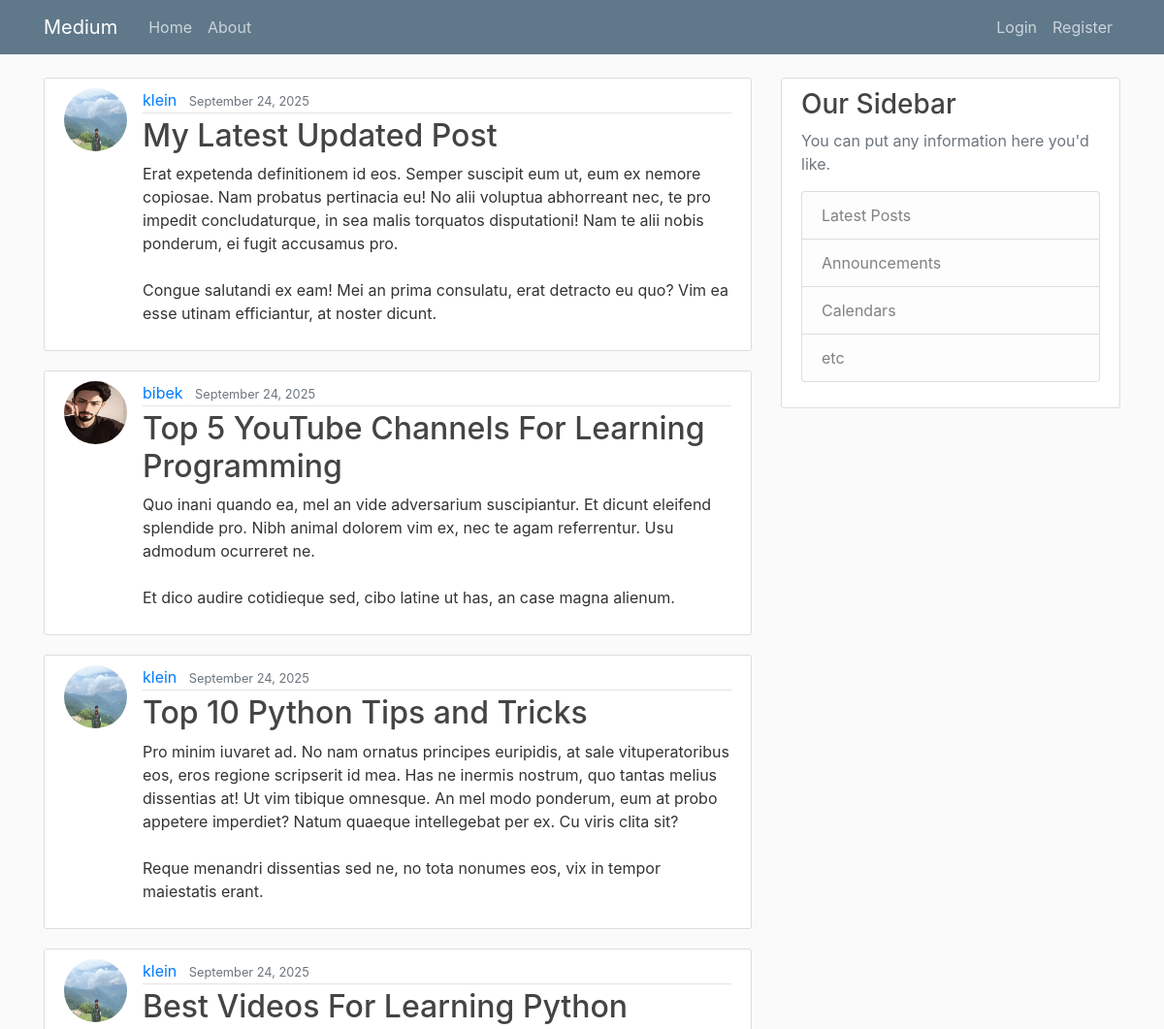
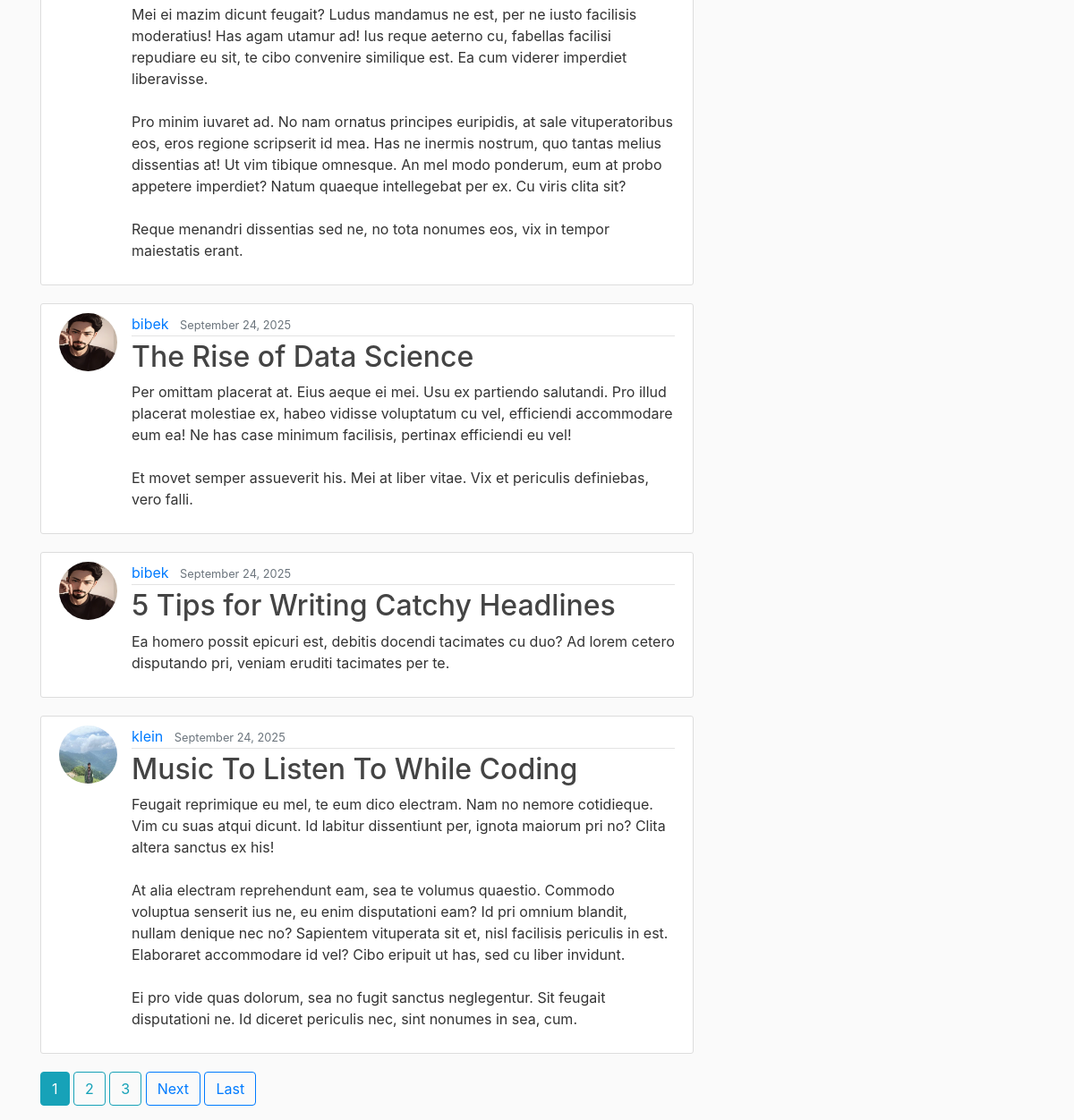
The app's page /, older data (2 pictures, top to bottom).
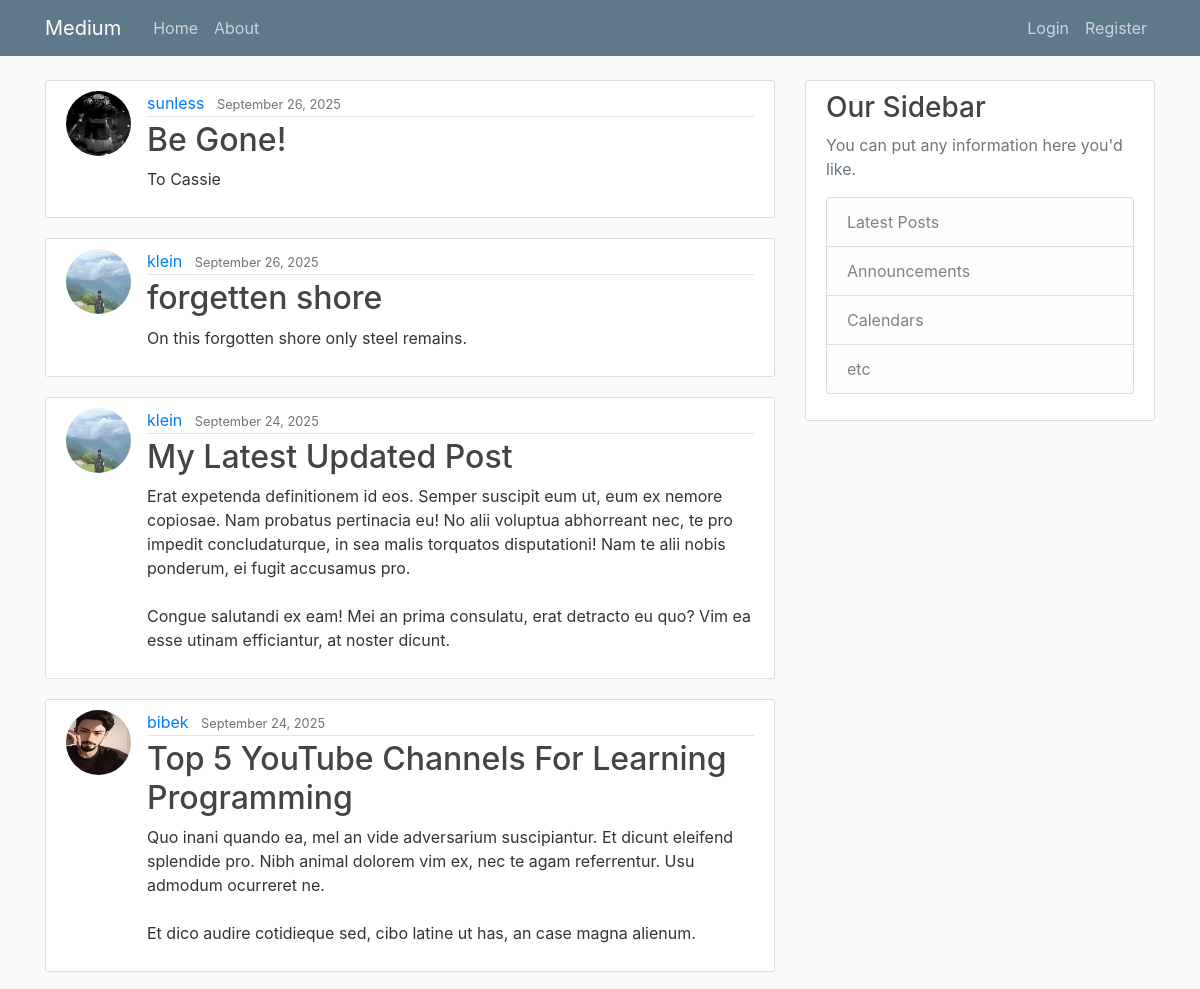
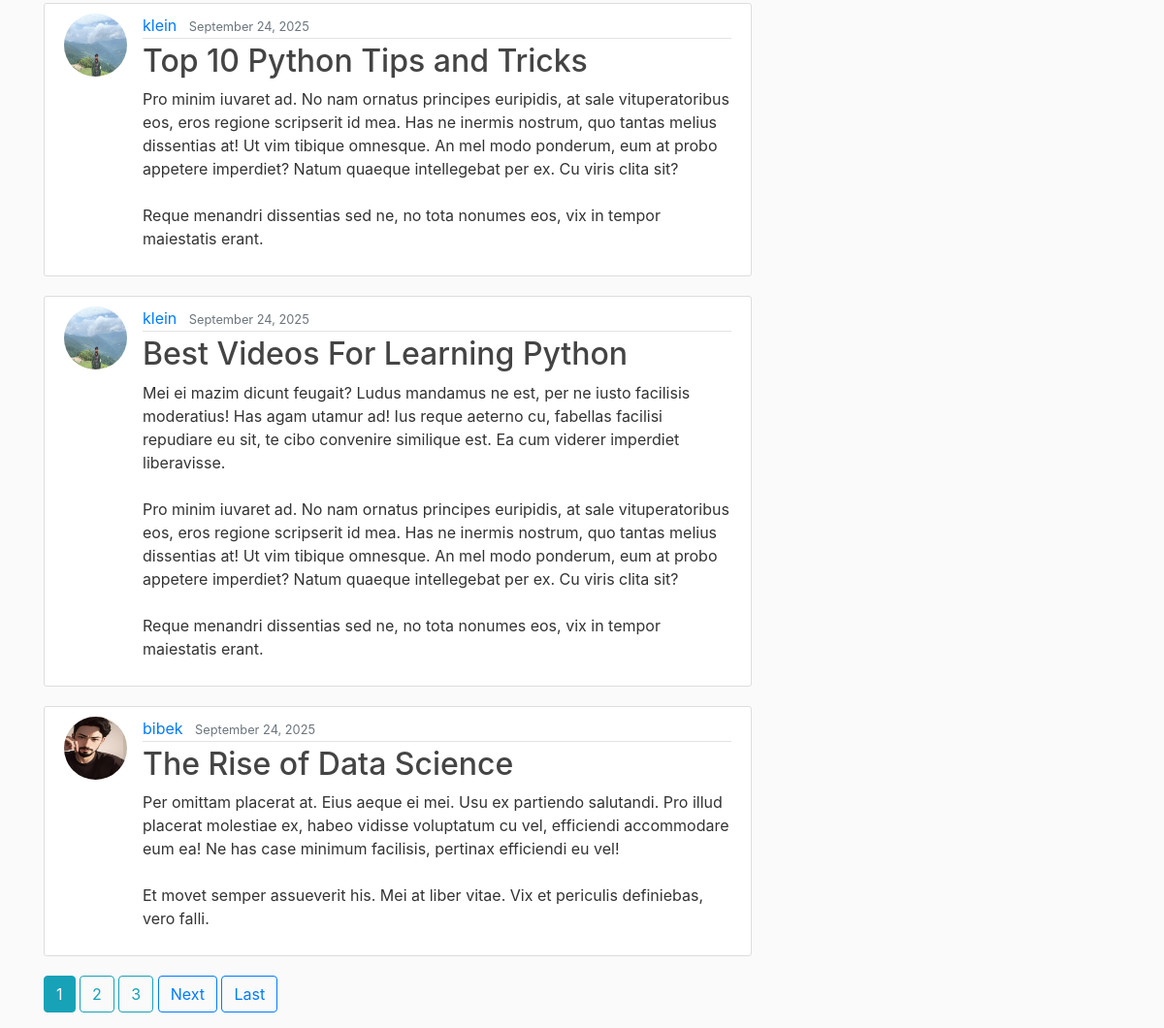
The same page, newer data (2 pictures, top to bottom).
### blog/models.py (models this page shows, shortened)
class Post(models.Model):
    title = models.CharField(max_length=100)
    content = models.TextField()
    date_posted = models.DateTimeField(default=timezone.now)
    author = models.ForeignKey(User, on_delete=models.CASCADE)

### users/models.py (models this page shows, shortened)
class Profile(models.Model):
    user = models.OneToOneField(User, on_delete=models.CASCADE)
    image = models.ImageField(default='default.jpg', upload_to='profile_pics')

### blog/views.py (the view)
# urls.py: path('', PostListView.as_view(), name='blog-home'),
class PostListView(ListView):
    model = Post
    template_name = 'blog/home.html'
    context_object_name = 'posts'
    ordering = ['-date_posted']
    paginate_by = 7

### blog/templates/blog/home.html (shortened to what this page needs)
{% extends "blog/base.html" %}
{% block content %}
    {% for post in posts %}
        <article class="media content-section">
            <img src="{{ post.author.profile.image.url }}" class="rounded-circle article-img" width="20" height="20" alt="Profile picture">
            <div class="media-body">
                <div class="article-metadata">
                <a class="mr-2" href="{% url 'user-posts' post.author.username %}">{{ post.author }}</a>
                <small class="text-muted">{{ post.date_posted|date:"F d, Y" }}</small>
                </div>
                <h2><a class="article-title" href="{% url 'post-detail' post.pk %}">{{ post.title }}</a></h2>
                <p class="article-content">{{ post.content }}</p>
            </div>
        </article>
    {% endfor %}
    {% if is_paginated %}
        {% for num in page_obj.paginator.page_range %}
            {% if page_obj.number == num %}
                <a class="btn btn-info mb-3" href="?page={{ num }}">{{ num }}</a>
            {% elif num > page_obj.number|add:'-3' and num < page_obj.number|add:'3' %}
                <a class="btn btn-outline-info mb-3" href="?page={{ num }}">{{ num }}</a>
            {% endif%}
        {% endfor %}
        {% if page_obj.has_next %}
            <a class="btn btn-outline-primary mb-3 " href="?page={{ page_obj.next_page_number }}">Next</a>
            <a class="btn btn-outline-primary mb-3 " href="?page={{ page_obj.paginator.num_pages }}">Last</a>
        {% endif %}
    {% endif %}
{% endblock content %}

Row changes from the older to the newer data that the page shows:
no longer on this page (row unchanged): Post: author.profile.image (picture), author "bibek", date_posted "September 24, 2025", title "5 Tips for Writing Catchy Headlines", content "Ea homero possit epicuri est, debitis docendi tacimates cu duo? Ad lorem cetero disputando pri, veniam eruditi tacimates per te."
no longer on this page (row unchanged): Post: author.profile.image (picture), author "klein", date_posted "September 24, 2025", title "Music To Listen To While Coding", content "Feugait reprimique eu mel, te eum dico electram. Nam no nemore cotidieque. Vim cu suas atqui dicunt. Id labitur dissentiunt per, ignota maiorum pri no? Clita altera sanctus ex his! At alia electram reprehendunt eam, sea te volumus quaestio. Commodo voluptua senserit ius ne, eu enim disputationi eam? Id pri omnium blandit, nullam denique nec no? Sapientem vituperata sit et, nisl facilisis periculis in est. Elaboraret accommodare id vel? Cibo eripuit ut has, sed cu liber invidunt. Ei pro vide quas dolorum, sea no fugit sanctus neglegentur. Sit feugait disputationi ne. Id diceret periculis nec, sint nonumes in sea, cum."
added Post: author.profile.image (picture), author "sunless", date_posted "September 26, 2025", title "Be Gone!", content "To Cassie"
added Post: author.profile.image (picture), author "klein", date_posted "September 26, 2025", title "forgetten shore", content "On this forgotten shore only steel remains."
